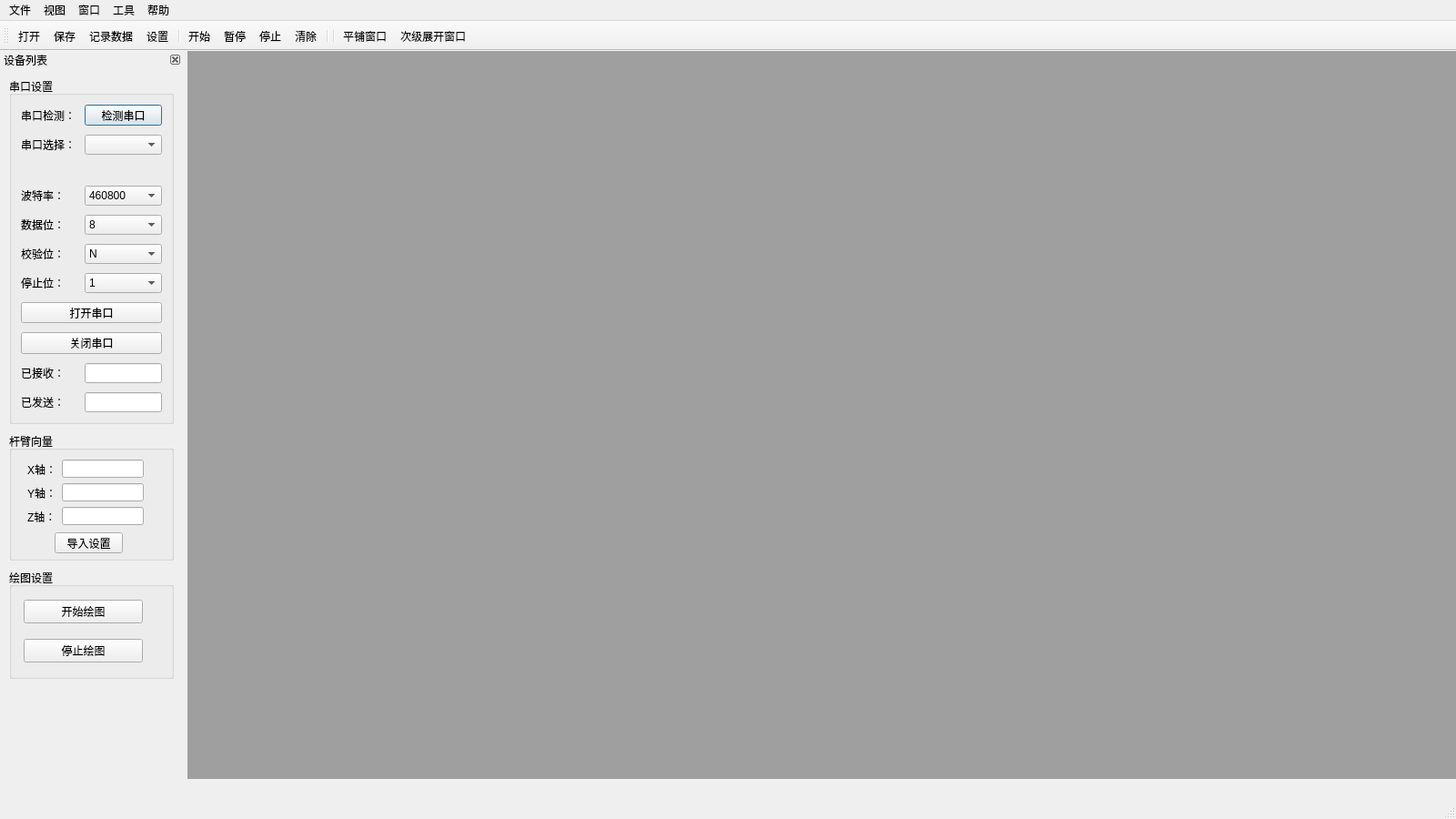
<?xml version="1.0" encoding="UTF-8"?>
<ui version="4.0">
 <class>MainWindow</class>
 <widget class="QMainWindow" name="MainWindow">
  <property name="geometry">
   <rect>
    <x>0</x>
    <y>0</y>
    <width>1600</width>
    <height>900</height>
   </rect>
  </property>
  <property name="minimumSize">
   <size>
    <width>1600</width>
    <height>900</height>
   </size>
  </property>
  <property name="font">
   <font>
    <kerning>false</kerning>
   </font>
  </property>
  <property name="contextMenuPolicy">
   <enum>Qt::NoContextMenu</enum>
  </property>
  <property name="windowTitle">
   <string>MainWindow</string>
  </property>
  <widget class="QWidget" name="centralWidget">
   <widget class="QMdiArea" name="mdiArea">
    <property name="geometry">
     <rect>
      <x>0</x>
      <y>0</y>
      <width>1400</width>
      <height>800</height>
     </rect>
    </property>
    <property name="minimumSize">
     <size>
      <width>1400</width>
      <height>700</height>
     </size>
    </property>
   </widget>
  </widget>
  <widget class="QMenuBar" name="menuBar">
   <property name="geometry">
    <rect>
     <x>0</x>
     <y>0</y>
     <width>1600</width>
     <height>31</height>
    </rect>
   </property>
   <widget class="QMenu" name="menuFile">
    <property name="title">
     <string>文件</string>
    </property>
    <addaction name="separator"/>
    <addaction name="actionOpen_File"/>
    <addaction name="actionClose"/>
    <addaction name="actionSave"/>
    <addaction name="actionLog"/>
    <addaction name="actionExit"/>
    <addaction name="separator"/>
   </widget>
   <widget class="QMenu" name="menuView">
    <property name="title">
     <string>视图</string>
    </property>
    <addaction name="actionData_Show_View"/>
    <addaction name="actionReal_Time_Information"/>
    <addaction name="actionPos_Plot"/>
    <addaction name="actionAngle_Plot"/>
    <addaction name="actionSpeed_Plot"/>
    <addaction name="actionAltitude_Plot"/>
   </widget>
   <widget class="QMenu" name="menuTools">
    <property name="title">
     <string>工具</string>
    </property>
    <addaction name="actionPreferences"/>
   </widget>
   <widget class="QMenu" name="menuWindow">
    <property name="title">
     <string>窗口</string>
    </property>
    <addaction name="actionTile"/>
    <addaction name="actionCascade"/>
   </widget>
   <widget class="QMenu" name="menuHelp">
    <property name="title">
     <string>帮助</string>
    </property>
    <addaction name="actionInstructions"/>
    <addaction name="actionSupport"/>
    <addaction name="actionUpdates"/>
    <addaction name="actionAbout_Saic_Position_Manager"/>
   </widget>
   <addaction name="menuFile"/>
   <addaction name="menuView"/>
   <addaction name="menuWindow"/>
   <addaction name="menuTools"/>
   <addaction name="menuHelp"/>
  </widget>
  <widget class="QToolBar" name="toolBar">
   <property name="windowTitle">
    <string>toolBar</string>
   </property>
   <attribute name="toolBarArea">
    <enum>TopToolBarArea</enum>
   </attribute>
   <attribute name="toolBarBreak">
    <bool>false</bool>
   </attribute>
   <addaction name="actionOpen_File"/>
   <addaction name="actionSave"/>
   <addaction name="actionLog"/>
   <addaction name="actionPreferences"/>
   <addaction name="separator"/>
   <addaction name="actionStart"/>
   <addaction name="actionSuspend"/>
   <addaction name="actionStop"/>
   <addaction name="actionClear"/>
   <addaction name="separator"/>
   <addaction name="separator"/>
   <addaction name="actionTile"/>
   <addaction name="actionCascade"/>
  </widget>
  <widget class="QDockWidget" name="Device_List">
   <property name="minimumSize">
    <size>
     <width>200</width>
     <height>700</height>
    </size>
   </property>
   <property name="maximumSize">
    <size>
     <width>200</width>
     <height>700</height>
    </size>
   </property>
   <property name="features">
    <set>QDockWidget::DockWidgetClosable|QDockWidget::DockWidgetMovable</set>
   </property>
   <property name="windowTitle">
    <string>设备列表</string>
   </property>
   <attribute name="dockWidgetArea">
    <number>1</number>
   </attribute>
   <widget class="QWidget" name="dockWidgetContents_Device_List">
    <widget class="QGroupBox" name="Serial_GroupBox">
     <property name="geometry">
      <rect>
       <x>10</x>
       <y>10</y>
       <width>181</width>
       <height>381</height>
      </rect>
     </property>
     <property name="title">
      <string>串口设置</string>
     </property>
     <layout class="QFormLayout" name="formLayout">
      <property name="horizontalSpacing">
       <number>10</number>
      </property>
      <property name="verticalSpacing">
       <number>10</number>
      </property>
      <property name="leftMargin">
       <number>10</number>
      </property>
      <property name="topMargin">
       <number>10</number>
      </property>
      <property name="rightMargin">
       <number>10</number>
      </property>
      <property name="bottomMargin">
       <number>10</number>
      </property>
      <item row="0" column="0">
       <widget class="QLabel" name="Lab_Serial_1">
        <property name="font">
         <font>
          <pointsize>9</pointsize>
         </font>
        </property>
        <property name="text">
         <string>串口检测：</string>
        </property>
       </widget>
      </item>
      <item row="0" column="1">
       <widget class="QPushButton" name="Check_Button">
        <property name="text">
         <string>检测串口</string>
        </property>
        <property name="autoRepeatInterval">
         <number>100</number>
        </property>
        <property name="default">
         <bool>true</bool>
        </property>
       </widget>
      </item>
      <item row="1" column="0">
       <widget class="QLabel" name="Lab_Serial_2">
        <property name="text">
         <string>串口选择：</string>
        </property>
       </widget>
      </item>
      <item row="1" column="1">
       <widget class="QComboBox" name="Choice_ComboBox"/>
      </item>
      <item row="2" column="0" colspan="2">
       <widget class="QLabel" name="State_Label">
        <property name="text">
         <string/>
        </property>
        <property name="textFormat">
         <enum>Qt::AutoText</enum>
        </property>
        <property name="scaledContents">
         <bool>true</bool>
        </property>
        <property name="alignment">
         <set>Qt::AlignRight|Qt::AlignTrailing|Qt::AlignVCenter</set>
        </property>
       </widget>
      </item>
      <item row="3" column="0">
       <widget class="QLabel" name="Lab_Serial_3">
        <property name="text">
         <string>波特率：</string>
        </property>
       </widget>
      </item>
      <item row="3" column="1">
       <widget class="QComboBox" name="Baudrate_ComboBox">
        <item>
         <property name="text">
          <string>460800</string>
         </property>
        </item>
        <item>
         <property name="text">
          <string>500000</string>
         </property>
        </item>
        <item>
         <property name="text">
          <string>2400</string>
         </property>
        </item>
        <item>
         <property name="text">
          <string>4800</string>
         </property>
        </item>
        <item>
         <property name="text">
          <string>9600</string>
         </property>
        </item>
        <item>
         <property name="text">
          <string>14400</string>
         </property>
        </item>
        <item>
         <property name="text">
          <string>19200</string>
         </property>
        </item>
        <item>
         <property name="text">
          <string>38400</string>
         </property>
        </item>
        <item>
         <property name="text">
          <string>57600</string>
         </property>
        </item>
        <item>
         <property name="text">
          <string>76800</string>
         </property>
        </item>
        <item>
         <property name="text">
          <string>12800</string>
         </property>
        </item>
        <item>
         <property name="text">
          <string>115200</string>
         </property>
        </item>
        <item>
         <property name="text">
          <string>230400</string>
         </property>
        </item>
       </widget>
      </item>
      <item row="4" column="0">
       <widget class="QLabel" name="Lab_Serial_4">
        <property name="text">
         <string>数据位：</string>
        </property>
       </widget>
      </item>
      <item row="4" column="1">
       <widget class="QComboBox" name="Bytesize_ComboBox">
        <item>
         <property name="text">
          <string>8</string>
         </property>
        </item>
        <item>
         <property name="text">
          <string>7</string>
         </property>
        </item>
        <item>
         <property name="text">
          <string>6</string>
         </property>
        </item>
        <item>
         <property name="text">
          <string>5</string>
         </property>
        </item>
       </widget>
      </item>
      <item row="5" column="0">
       <widget class="QLabel" name="Lab_Serial_5">
        <property name="text">
         <string>校验位：</string>
        </property>
       </widget>
      </item>
      <item row="5" column="1">
       <widget class="QComboBox" name="Parity_ComboBox">
        <item>
         <property name="text">
          <string>N</string>
         </property>
        </item>
       </widget>
      </item>
      <item row="6" column="0">
       <widget class="QLabel" name="Lab_Serial_6">
        <property name="text">
         <string>停止位：</string>
        </property>
       </widget>
      </item>
      <item row="6" column="1">
       <widget class="QComboBox" name="Stopbits_ComboBox">
        <item>
         <property name="text">
          <string>1</string>
         </property>
        </item>
       </widget>
      </item>
      <item row="7" column="0" colspan="2">
       <widget class="QPushButton" name="Open_Button">
        <property name="text">
         <string>打开串口</string>
        </property>
       </widget>
      </item>
      <item row="8" column="0" colspan="2">
       <widget class="QPushButton" name="Close_Button">
        <property name="text">
         <string>关闭串口</string>
        </property>
       </widget>
      </item>
      <item row="11" column="0">
       <widget class="QLabel" name="Lab_Serial_7">
        <property name="text">
         <string>已接收：</string>
        </property>
       </widget>
      </item>
      <item row="11" column="1">
       <widget class="QLineEdit" name="Receive_LineEdit"/>
      </item>
      <item row="12" column="0">
       <widget class="QLabel" name="Lab_Serial_8">
        <property name="text">
         <string>已发送：</string>
        </property>
       </widget>
      </item>
      <item row="12" column="1">
       <widget class="QLineEdit" name="Send_LineEdit"/>
      </item>
     </layout>
    </widget>
    <widget class="QGroupBox" name="groupBox_2">
     <property name="geometry">
      <rect>
       <x>10</x>
       <y>400</y>
       <width>181</width>
       <height>141</height>
      </rect>
     </property>
     <property name="title">
      <string>杆臂向量</string>
     </property>
     <widget class="QPushButton" name="Setting_Button">
      <property name="geometry">
       <rect>
        <x>50</x>
        <y>110</y>
        <width>75</width>
        <height>23</height>
       </rect>
      </property>
      <property name="text">
       <string>导入设置</string>
      </property>
     </widget>
     <widget class="QWidget" name="layoutWidget">
      <property name="geometry">
       <rect>
        <x>20</x>
        <y>28</y>
        <width>128</width>
        <height>25</height>
       </rect>
      </property>
      <layout class="QHBoxLayout" name="horizontalLayout">
       <item>
        <widget class="QLabel" name="label_X">
         <property name="text">
          <string>X轴：</string>
         </property>
        </widget>
       </item>
       <item>
        <widget class="QLineEdit" name="X_LineEdit">
         <property name="maximumSize">
          <size>
           <width>90</width>
           <height>20</height>
          </size>
         </property>
        </widget>
       </item>
      </layout>
     </widget>
     <widget class="QWidget" name="layoutWidget">
      <property name="geometry">
       <rect>
        <x>20</x>
        <y>54</y>
        <width>128</width>
        <height>25</height>
       </rect>
      </property>
      <layout class="QHBoxLayout" name="horizontalLayout_2">
       <item>
        <widget class="QLabel" name="label_Y">
         <property name="text">
          <string>Y轴：</string>
         </property>
        </widget>
       </item>
       <item>
        <widget class="QLineEdit" name="Y_LineEdit">
         <property name="maximumSize">
          <size>
           <width>90</width>
           <height>20</height>
          </size>
         </property>
        </widget>
       </item>
      </layout>
     </widget>
     <widget class="QWidget" name="layoutWidget">
      <property name="geometry">
       <rect>
        <x>20</x>
        <y>80</y>
        <width>128</width>
        <height>25</height>
       </rect>
      </property>
      <layout class="QHBoxLayout" name="horizontalLayout_3">
       <item>
        <widget class="QLabel" name="label_Z">
         <property name="text">
          <string>Z轴：</string>
         </property>
        </widget>
       </item>
       <item>
        <widget class="QLineEdit" name="Z_LineEdit">
         <property name="maximumSize">
          <size>
           <width>90</width>
           <height>20</height>
          </size>
         </property>
        </widget>
       </item>
      </layout>
     </widget>
    </widget>
    <widget class="QGroupBox" name="groupBox">
     <property name="geometry">
      <rect>
       <x>10</x>
       <y>550</y>
       <width>181</width>
       <height>121</height>
      </rect>
     </property>
     <property name="title">
      <string>绘图设置</string>
     </property>
     <widget class="QWidget" name="layoutWidget">
      <property name="geometry">
       <rect>
        <x>16</x>
        <y>23</y>
        <width>131</width>
        <height>91</height>
       </rect>
      </property>
      <layout class="QVBoxLayout" name="verticalLayout">
       <item>
        <widget class="QPushButton" name="Start_Plot_Button">
         <property name="text">
          <string>开始绘图</string>
         </property>
        </widget>
       </item>
       <item>
        <widget class="QPushButton" name="Stop_Plot_Button">
         <property name="text">
          <string>停止绘图</string>
         </property>
        </widget>
       </item>
      </layout>
     </widget>
    </widget>
   </widget>
  </widget>
  <widget class="QStatusBar" name="statusBar"/>
  <action name="actionOpen_File">
   <property name="icon">
    <iconset resource="apprcc.qrc">
     <normaloff>:/pic/images/07.png</normaloff>:/pic/images/07.png</iconset>
   </property>
   <property name="text">
    <string>打开</string>
   </property>
   <property name="toolTip">
    <string>打开文件</string>
   </property>
  </action>
  <action name="actionClose">
   <property name="icon">
    <iconset resource="apprcc.qrc">
     <normaloff>:/pic/images/10.png</normaloff>:/pic/images/10.png</iconset>
   </property>
   <property name="text">
    <string>关闭</string>
   </property>
   <property name="toolTip">
    <string>关闭菜单</string>
   </property>
  </action>
  <action name="actionSave">
   <property name="icon">
    <iconset resource="apprcc.qrc">
     <normaloff>:/pic/images/01.png</normaloff>:/pic/images/01.png</iconset>
   </property>
   <property name="text">
    <string>保存</string>
   </property>
   <property name="toolTip">
    <string>保存文件</string>
   </property>
  </action>
  <action name="actionExit">
   <property name="checkable">
    <bool>true</bool>
   </property>
   <property name="icon">
    <iconset resource="apprcc.qrc">
     <normaloff>:/pic/images/09.png</normaloff>:/pic/images/09.png</iconset>
   </property>
   <property name="text">
    <string>退出</string>
   </property>
   <property name="toolTip">
    <string>退出程序</string>
   </property>
  </action>
  <action name="actionMessage_Window">
   <property name="text">
    <string>Message Window</string>
   </property>
  </action>
  <action name="actionData_Show_View">
   <property name="checkable">
    <bool>true</bool>
   </property>
   <property name="icon">
    <iconset resource="apprcc.qrc">
     <normaloff>:/pic/images/14.png</normaloff>:/pic/images/14.png</iconset>
   </property>
   <property name="text">
    <string>数据收发栏</string>
   </property>
   <property name="toolTip">
    <string>数据收发栏</string>
   </property>
  </action>
  <action name="actionReal_Time_Information">
   <property name="checkable">
    <bool>true</bool>
   </property>
   <property name="icon">
    <iconset resource="apprcc.qrc">
     <normaloff>:/pic/images/15.png</normaloff>:/pic/images/15.png</iconset>
   </property>
   <property name="text">
    <string>实时信息栏</string>
   </property>
   <property name="toolTip">
    <string>实时信息栏</string>
   </property>
  </action>
  <action name="actionPos_Plot">
   <property name="checkable">
    <bool>true</bool>
   </property>
   <property name="icon">
    <iconset resource="apprcc.qrc">
     <normaloff>:/pic/images/16.png</normaloff>:/pic/images/16.png</iconset>
   </property>
   <property name="text">
    <string>经纬度绘图栏</string>
   </property>
   <property name="toolTip">
    <string>经纬度绘图栏</string>
   </property>
  </action>
  <action name="actionAngle_Plot">
   <property name="checkable">
    <bool>true</bool>
   </property>
   <property name="icon">
    <iconset resource="apprcc.qrc">
     <normaloff>:/pic/images/18.png</normaloff>:/pic/images/18.png</iconset>
   </property>
   <property name="text">
    <string>姿态角绘图栏</string>
   </property>
   <property name="toolTip">
    <string>姿态角绘图栏</string>
   </property>
  </action>
  <action name="actionSpeed_Plot">
   <property name="checkable">
    <bool>true</bool>
   </property>
   <property name="icon">
    <iconset resource="apprcc.qrc">
     <normaloff>:/pic/images/19.png</normaloff>:/pic/images/19.png</iconset>
   </property>
   <property name="text">
    <string>车速绘图栏</string>
   </property>
   <property name="toolTip">
    <string>车速绘图栏</string>
   </property>
  </action>
  <action name="actionAltitude_Plot">
   <property name="checkable">
    <bool>true</bool>
   </property>
   <property name="icon">
    <iconset resource="apprcc.qrc">
     <normaloff>:/pic/images/17.png</normaloff>:/pic/images/17.png</iconset>
   </property>
   <property name="text">
    <string>高度绘图栏</string>
   </property>
   <property name="toolTip">
    <string>高度绘图栏</string>
   </property>
  </action>
  <action name="actionStatus_Bar">
   <property name="text">
    <string>Status Bar</string>
   </property>
  </action>
  <action name="actionPreferences">
   <property name="icon">
    <iconset resource="apprcc.qrc">
     <normaloff>:/pic/images/02.png</normaloff>:/pic/images/02.png</iconset>
   </property>
   <property name="text">
    <string>设置</string>
   </property>
   <property name="toolTip">
    <string>设置</string>
   </property>
  </action>
  <action name="actionCascade">
   <property name="icon">
    <iconset resource="apprcc.qrc">
     <normaloff>:/pic/images/21.png</normaloff>:/pic/images/21.png</iconset>
   </property>
   <property name="text">
    <string>次级展开窗口</string>
   </property>
   <property name="toolTip">
    <string>次级展开窗口</string>
   </property>
  </action>
  <action name="actionInstructions">
   <property name="text">
    <string>指导手册</string>
   </property>
   <property name="toolTip">
    <string>指导手册</string>
   </property>
  </action>
  <action name="actionSupport">
   <property name="text">
    <string>技术支持</string>
   </property>
   <property name="toolTip">
    <string>技术支持</string>
   </property>
  </action>
  <action name="actionUpdates">
   <property name="text">
    <string>软件更新</string>
   </property>
   <property name="toolTip">
    <string>软件更新</string>
   </property>
  </action>
  <action name="actionAbout_Saic_Position_Manager">
   <property name="text">
    <string>关于Saic Position Manager</string>
   </property>
   <property name="toolTip">
    <string>关于Saic Position Manager</string>
   </property>
  </action>
  <action name="actionLog">
   <property name="checkable">
    <bool>true</bool>
   </property>
   <property name="icon">
    <iconset resource="apprcc.qrc">
     <normaloff>:/pic/images/08.png</normaloff>:/pic/images/08.png</iconset>
   </property>
   <property name="text">
    <string>记录数据</string>
   </property>
   <property name="toolTip">
    <string>记录数据</string>
   </property>
  </action>
  <action name="actionStart">
   <property name="icon">
    <iconset resource="apprcc.qrc">
     <normaloff>:/pic/images/03.png</normaloff>:/pic/images/03.png</iconset>
   </property>
   <property name="text">
    <string>开始</string>
   </property>
  </action>
  <action name="actionSuspend">
   <property name="checkable">
    <bool>true</bool>
   </property>
   <property name="icon">
    <iconset resource="apprcc.qrc">
     <normaloff>:/pic/images/04.png</normaloff>:/pic/images/04.png</iconset>
   </property>
   <property name="text">
    <string>暂停</string>
   </property>
  </action>
  <action name="actionStop">
   <property name="icon">
    <iconset resource="apprcc.qrc">
     <normaloff>:/pic/images/05.png</normaloff>:/pic/images/05.png</iconset>
   </property>
   <property name="text">
    <string>停止</string>
   </property>
   <property name="toolTip">
    <string>停止</string>
   </property>
  </action>
  <action name="actionClear">
   <property name="icon">
    <iconset resource="apprcc.qrc">
     <normaloff>:/pic/images/06.png</normaloff>:/pic/images/06.png</iconset>
   </property>
   <property name="text">
    <string>清除</string>
   </property>
   <property name="toolTip">
    <string>清除接收的数据</string>
   </property>
  </action>
  <action name="actionTile">
   <property name="icon">
    <iconset resource="apprcc.qrc">
     <normaloff>:/pic/images/20.png</normaloff>:/pic/images/20.png</iconset>
   </property>
   <property name="text">
    <string>平铺窗口</string>
   </property>
   <property name="toolTip">
    <string>平铺窗口</string>
   </property>
  </action>
 </widget>
 <resources>
  <include location="apprcc.qrc"/>
 </resources>
 <connections>
  <connection>
   <sender>actionStart</sender>
   <signal>triggered()</signal>
   <receiver>Open_Button</receiver>
   <slot>click()</slot>
   <hints>
    <hint type="sourcelabel">
     <x>-1</x>
     <y>-1</y>
    </hint>
    <hint type="destinationlabel">
     <x>100</x>
     <y>330</y>
    </hint>
   </hints>
  </connection>
  <connection>
   <sender>actionStop</sender>
   <signal>triggered()</signal>
   <receiver>Close_Button</receiver>
   <slot>click()</slot>
   <hints>
    <hint type="sourcelabel">
     <x>-1</x>
     <y>-1</y>
    </hint>
    <hint type="destinationlabel">
     <x>100</x>
     <y>363</y>
    </hint>
   </hints>
  </connection>
  <connection>
   <sender>actionExit</sender>
   <signal>triggered()</signal>
   <receiver>MainWindow</receiver>
   <slot>close()</slot>
   <hints>
    <hint type="sourcelabel">
     <x>-1</x>
     <y>-1</y>
    </hint>
    <hint type="destinationlabel">
     <x>551</x>
     <y>399</y>
    </hint>
   </hints>
  </connection>
 </connections>
</ui>
